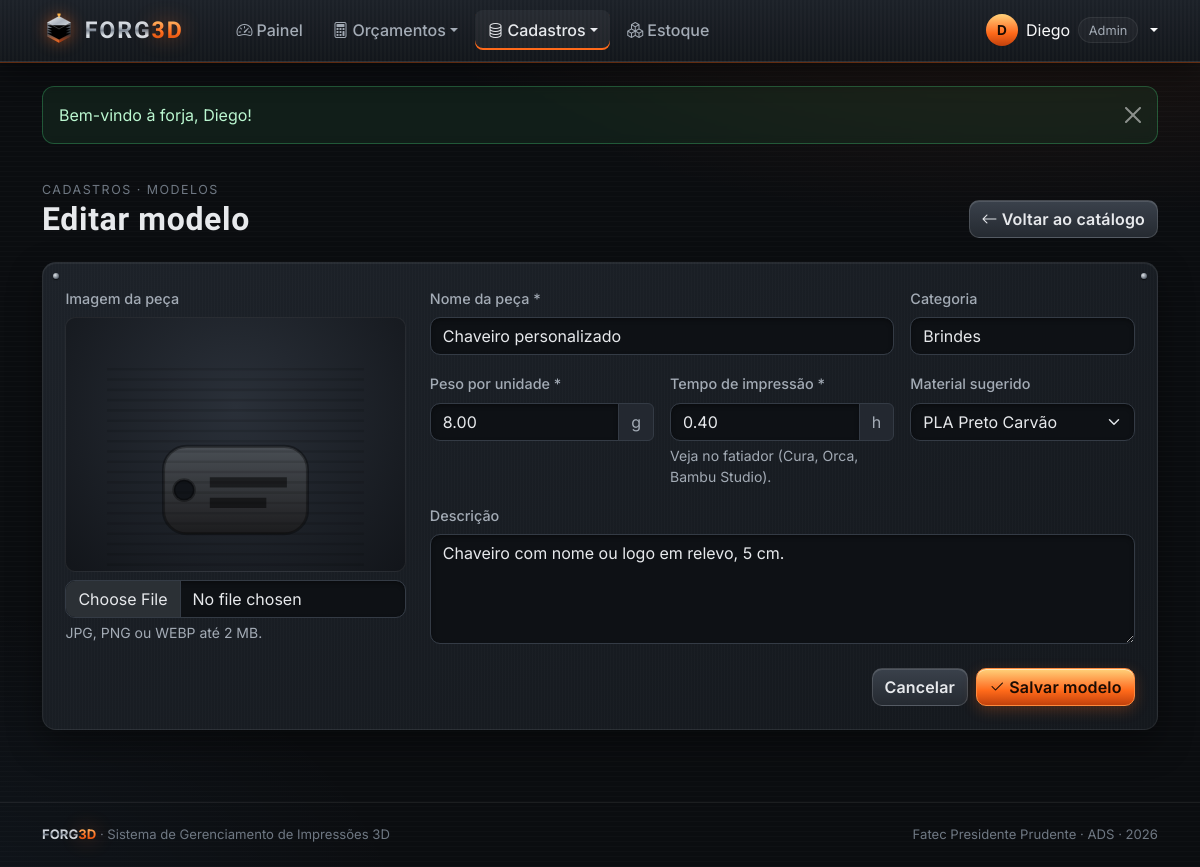
/view/cadastroModelo.php?id=4 (signed in), run on the app's committed database.
### tables this page shows
CREATE TABLE `modelos` (
  `id` int(11) NOT NULL AUTO_INCREMENT,
  `nome` varchar(120) NOT NULL,
  `categoria` varchar(60) DEFAULT NULL,
  `descricao` text DEFAULT NULL,
  `peso_g` decimal(8,2) NOT NULL,
  `tempo_h` decimal(6,2) NOT NULL,
  `material_id` int(11) DEFAULT NULL,
  `imagem` varchar(150) DEFAULT NULL,
  `criado_em` datetime NOT NULL DEFAULT current_timestamp(),
  PRIMARY KEY (`id`),
  KEY `material_id` (`material_id`),
  CONSTRAINT `modelos_ibfk_1` FOREIGN KEY (`material_id`) REFERENCES `materiais` (`id`) ON DELETE SET NULL
);

CREATE TABLE `materiais` (
  `id` int(11) NOT NULL AUTO_INCREMENT,
  `tipo` varchar(30) NOT NULL,
  `marca` varchar(60) NOT NULL,
  `cor` varchar(40) NOT NULL,
  `cor_hex` char(7) NOT NULL DEFAULT '#888888',
  `diametro` decimal(4,2) NOT NULL DEFAULT 1.75,
  `preco_kg` decimal(8,2) NOT NULL,
  `estoque_g` decimal(10,2) NOT NULL DEFAULT 0.00,
  `estoque_minimo_g` decimal(10,2) NOT NULL DEFAULT 300.00,
  `criado_em` datetime NOT NULL DEFAULT current_timestamp(),
  PRIMARY KEY (`id`)
);

### processamento/funcoesBD.php (called while the page is built, shortened)
<?php
function conectar(): PDO
{
    static $pdo = null;
    if ($pdo === null) {
        $dsn = 'mysql:host=' . DB_HOST . ';dbname=' . DB_NOME . ';charset=utf8mb4';
        try {
            $pdo = new PDO($dsn, DB_USUARIO, DB_SENHA, [
                PDO::ATTR_ERRMODE            => PDO::ERRMODE_EXCEPTION,
                PDO::ATTR_DEFAULT_FETCH_MODE => PDO::FETCH_ASSOC,
                PDO::ATTR_EMULATE_PREPARES   => false,
            ]);
        } catch (PDOException $e) {
            http_response_code(500);
            die('<h3 style="font-family:sans-serif">Não foi possível conectar ao banco "' . DB_NOME
                . '". Verifique se o MySQL do XAMPP está ligado e se o arquivo banco/forg3d.sql foi importado no phpMyAdmin.</h3>');
        }
    }
    return $pdo;
}
function consultar(string $sql, array $params = []): array
{
    $st = conectar()->prepare($sql);
    $st->execute($params);
    return $st->fetchAll();
}
function consultarUm(string $sql, array $params = []): ?array
{
    $st = conectar()->prepare($sql);
    $st->execute($params);
    $linha = $st->fetch();
    return $linha === false ? null : $linha;
}
function listarMateriais(string $busca = ''): array
{
    return consultar('SELECT * FROM materiais WHERE tipo LIKE ? OR marca LIKE ? OR cor LIKE ?
                      ORDER BY tipo, marca, cor', ["%$busca%", "%$busca%", "%$busca%"]);
}
function buscarModelo(int $id): ?array
{
    return consultarUm('SELECT * FROM modelos WHERE id = ?', [$id]);
}
function h($texto): string
{
    return htmlspecialchars((string) $texto, ENT_QUOTES, 'UTF-8');
}

### processamento/sessao.php (called while the page is built, shortened)
<?php
require_once __DIR__ . '/funcoesBD.php';
function valorAntigo(string $campo, $padrao = '')
{
    return $_SESSION['form'][$campo] ?? $padrao;
}

### view/cadastroModelo.php (the view, shortened to what this page needs)
<?php
require_once '../processamento/sessao.php';
$id = (int) ($_GET['id'] ?? 0);
$md = $id ? buscarModelo($id) : null;
$v = fn($campo, $padrao = '') => valorAntigo($campo, $md[$campo] ?? $padrao);
$materiais = listarMateriais();
$imagem = !empty($md['imagem']) ? '../img/modelos/' . $md['imagem'] : '../img/modelos/sem-imagem.svg';
require 'includes/topo.php';
?>
<div class="f-cabecalho">
    <div>
        <span class="f-mini">Cadastros · Modelos</span>
        <h1><?= $md ? 'Editar modelo' : 'Novo modelo' ?></h1>
    </div>
    <a href="verModelo.php" class="btn btn-aco"><i class="bi bi-arrow-left me-1"></i>Voltar ao catálogo</a>
</div>
<form class="f-card f-rebites" action="../processamento/processamento.php" method="POST" enctype="multipart/form-data">
    <div class="row g-4">
        <div class="col-md-4">
            <label class="form-label" for="imagem">Imagem da peça</label>
            <div class="f-modelo-img mb-2"><img id="previewImagem" src="<?= h($imagem) ?>" alt="Pré-visualização"></div>
            <input type="file" class="form-control" id="imagem" name="imagem" accept="image/jpeg,image/png,image/webp" data-preview="#previewImagem">
            <div class="form-text">JPG, PNG ou WEBP até 2 MB.</div>
        </div>
        <div class="col-md-8">
            <div class="row g-3">
                <div class="col-md-8">
                    <label class="form-label" for="nome">Nome da peça *</label>
                    <input class="form-control" id="nome" name="nome" required maxlength="120" value="<?= h($v('nome')) ?>">
                </div>
                <div class="col-md-4">
                    <label class="form-label" for="categoria">Categoria</label>
                    <input class="form-control" id="categoria" name="categoria" list="listaCategorias" maxlength="60" value="<?= h($v('categoria')) ?>">
                </div>
                <div class="col-md-4">
                    <label class="form-label" for="peso_g">Peso por unidade *</label>
                    <div class="input-group"><input type="number" step="0.1" min="0.1" class="form-control" id="peso_g" name="peso_g" required value="<?= h($v('peso_g')) ?>"><span class="input-group-text">g</span></div>
                </div>
                <div class="col-md-4">
                    <label class="form-label" for="tempo_h">Tempo de impressão *</label>
                    <div class="input-group"><input type="number" step="0.1" min="0.1" class="form-control" id="tempo_h" name="tempo_h" required value="<?= h($v('tempo_h')) ?>"><span class="input-group-text">h</span></div>
                    <div class="form-text">Veja no fatiador (Cura, Orca, Bambu Studio).</div>
                </div>
                <div class="col-md-4">
                    <label class="form-label" for="material_id">Material sugerido</label>
                    <select class="form-select" id="material_id" name="material_id">
                        <?php foreach ($materiais as $mt): ?>
                            <option value="<?= $mt['id'] ?>" <?= (int) $v('material_id') === (int) $mt['id'] ? 'selected' : '' ?>><?= h($mt['tipo'] . ' ' . $mt['cor']) ?></option>
                        <?php endforeach; ?>
                    </select>
                </div>
                <div class="col-12">
                    <label class="form-label" for="descricao">Descrição</label>
                    <textarea class="form-control" id="descricao" name="descricao" rows="4" placeholder="Medidas, configurações de impressão, observações..."><?= h($v('descricao')) ?></textarea>
                </div>
            </div>
        </div>
    </div>
    <div class="d-flex justify-content-end gap-2 mt-4">
        <a href="verModelo.php" class="btn btn-aco">Cancelar</a>
        <button class="btn btn-forja" type="submit"><i class="bi bi-check2 me-1"></i>Salvar modelo</button>
    </div>
</form>
<?php limparFormulario(); require 'includes/rodape.php'; ?>

### css/forg3d.css (style rules this page uses)
:root { --f-fundo: #0b0d10; --f-fundo-2: #111419; --f-aco-1: #1a1e24; --f-aco-2: #232830; --f-aco-3: #343b45; --f-borda: rgba(255, 255, 255, .07); --f-borda-forte: rgba(255, 255, 255, .14); --f-texto: #e7e9ec; --f-texto-2: #a3abb5; --f-texto-3: #6f7883; --f-brasa: #ff6a1a; --f-brasa-2: #ffb347; --f-brasa-3: #c2410c; --f-brasa-glow: rgba(255, 106, 26, .45); --f-azul: #6fb7ff; --f-verde: #4ade80; --f-vermelho: #f87171; --f-amarelo: #facc15; --f-raio: 14px; --f-fonte-titulo: 'Chakra Petch', 'Segoe UI', sans-serif; --f-fonte: 'Inter', 'Segoe UI', sans-serif; --f-grad-aco: linear-gradient(180deg, #f6f8fa 0%, #c4cbd3 38%, #7d8692 52%, #dfe4e9 70%, #9aa3ad 100%); --f-grad-brasa: linear-gradient(180deg, #ffd27a 0%, #ff8a3d 40%, #ff6a1a 60%, #c2410c 100%); --bs-body-bg: var(--f-fundo); --bs-body-color: var(--f-texto); --bs-border-color: var(--f-borda); --bs-link-color: var(--f-brasa-2); --bs-link-hover-color: var(--f-brasa); --bs-emphasis-color: var(--f-texto); --bs-secondary-color: var(--f-texto-2); }
* { scrollbar-color: var(--f-aco-3) var(--f-fundo); }
body { display: flex; flex-direction: column; font-family: var(--f-fonte); background: radial-gradient(1100px 520px at 85% -10%, rgba(255, 106, 26, .10), transparent 60%), radial-gradient(900px 600px at -10% 110%, rgba(111, 183, 255, .06), transparent 60%), var(--f-fundo); background-attachment: fixed; min-height: 100vh; }
body::before { content: ''; position: fixed; inset: 0; pointer-events: none; background: repeating-linear-gradient(0deg, rgba(255, 255, 255, .018) 0 1px, transparent 1px 5px); z-index: 0; }
h1, h2, h3, h4, h5 { font-family: var(--f-fonte-titulo); letter-spacing: .02em; font-weight: 600; }
.f-mini { font-size: .78rem; color: var(--f-texto-3); text-transform: uppercase; letter-spacing: .12em; }
.f-card { position: relative; background: repeating-linear-gradient(90deg, rgba(255, 255, 255, .012) 0 1px, transparent 1px 3px), linear-gradient(155deg, #1d2229 0%, #14181d 100%); border: 1px solid var(--f-borda); border-radius: var(--f-raio); box-shadow: inset 0 1px 0 rgba(255, 255, 255, .06), 0 14px 34px rgba(0, 0, 0, .38); padding: 1.4rem; }
.f-rebites::before, .f-rebites::after { content: ''; position: absolute; top: 10px; width: 6px; height: 6px; border-radius: 50%; background: radial-gradient(circle at 35% 35%, #dfe4e9, #5a636e 70%); box-shadow: 0 1px 1px rgba(0, 0, 0, .6); }
.f-rebites::before { left: 10px; }
.f-rebites::after { right: 10px; }
.f-cabecalho { display: flex; flex-wrap: wrap; gap: 1rem; align-items: end; justify-content: space-between; margin: 2rem 0 1.5rem; }
.f-cabecalho h1 { font-size: clamp(1.5rem, 3vw, 2rem); margin: 0; }
.btn { border-radius: 10px; font-weight: 600; letter-spacing: .01em; }
.btn-forja { position: relative; overflow: hidden; color: #1a0c03; background: var(--f-grad-brasa); border: 1px solid #ff8a3d; box-shadow: inset 0 1px 0 rgba(255, 255, 255, .45), 0 4px 14px rgba(255, 106, 26, .25); }
.btn-forja::after { content: ''; position: absolute; top: 0; left: -60%; width: 40%; height: 100%; background: linear-gradient(100deg, transparent, rgba(255, 255, 255, .55), transparent); transform: skewX(-20deg); transition: left .55s ease; }
.btn-aco { color: var(--f-texto); background: linear-gradient(180deg, #3a414b, #252a31); border: 1px solid var(--f-borda-forte); box-shadow: inset 0 1px 0 rgba(255, 255, 255, .12); }
.form-label { font-weight: 500; color: var(--f-texto-2); font-size: .9rem; }
.form-control, .form-select { background-color: #0e1115; color: var(--f-texto); border: 1px solid var(--f-aco-3); border-radius: 10px; box-shadow: inset 0 2px 4px rgba(0, 0, 0, .35); }
.form-control::placeholder { color: var(--f-texto-3); }
.input-group-text { background: var(--f-aco-2); color: var(--f-texto-2); border-color: var(--f-aco-3); }
.f-modelo-img { aspect-ratio: 4 / 3; border-radius: 10px; overflow: hidden; background: radial-gradient(circle at 50% 35%, #2a3039, #12151a); border: 1px solid var(--f-borda); display: grid; place-items: center; }
.f-modelo-img img { width: 100%; height: 100%; object-fit: cover; }
.f-modelo-img img[src$=".svg"] { object-fit: contain; padding: 12%; }

### data on the page
modelos: imagem (picture), nome "Chaveiro personalizado", categoria "Brindes", peso_g "8.00", tempo_h "0.40", material_id "PLA Preto Carvão", descricao "Chaveiro com nome ou logo em relevo, 5 cm."

### other printed values
mb_strtoupper(mb_substr($u['nome'], 0, 1)) "D"
explode(' ', $u['nome'])[0] "Diego"
$aviso['texto'] "Bem-vindo à forja, Diego!"
